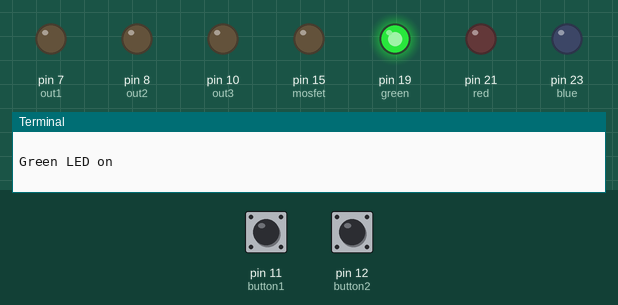
This program was run on a simulated Raspberry Pi (header pin numbers). Shown: output pins drawn as LEDs (lit = HIGH), the last lines printed to the terminal. Inputs (shaded band) come from the test bench; at power-on: pin 11 (button1) LOW, pin 12 (button2) LOW.

Above: at 0.1 s.
At 2.1 s:
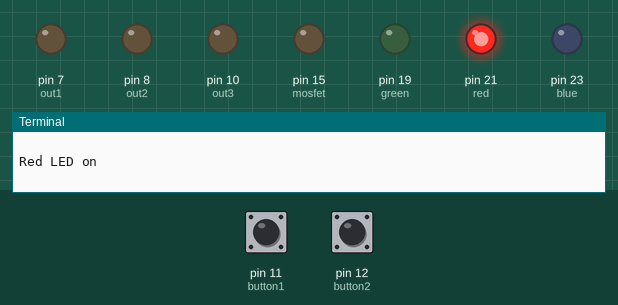
At 14.4 s:
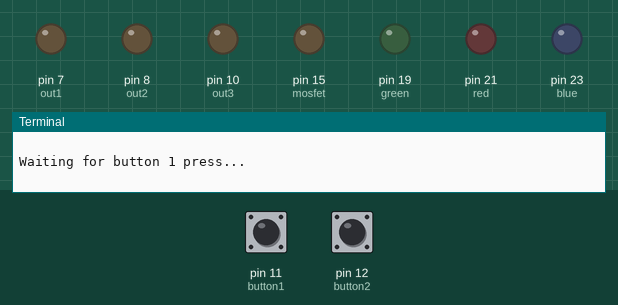
14.5 s: pin 11 (button1) pulled HIGH for 0.3 s
Timing chart, 0 to 17.5 s (numbered marks = the images above; inputs shaded):
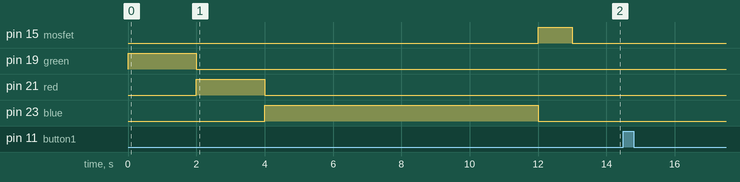

The program:

all_py3.py
```python
import smbus
import time
from time import sleep
import os
import subprocess
import RPi.GPIO as GPIO

GPIO.setmode (GPIO.BOARD) #BCM uses the GPIO numbers while BOARD uses the actual pin number
GPIO.setwarnings (False)

red = 21
green = 19
blue = 23
mosfet = 15
button1 = 11
button2 = 12
button3 = 13
out1 = 7
out2 = 8
out3 = 10

GPIO.setup(red,GPIO.OUT)
GPIO.setup(green,GPIO.OUT)
GPIO.setup(blue,GPIO.OUT)
GPIO.setup(out1,GPIO.OUT)
GPIO.setup(out2,GPIO.OUT)
GPIO.setup(out3,GPIO.OUT)
GPIO.setup(mosfet,GPIO.OUT)
GPIO.setup(button1, GPIO.IN, pull_up_down=GPIO.PUD_DOWN)
GPIO.setup(button2, GPIO.IN, pull_up_down=GPIO.PUD_DOWN)
GPIO.setup(button3, GPIO.IN, pull_up_down=GPIO.PUD_DOWN)

print ("*~*~* Start testing LEDs *~*~*\n")

SLEEP_TIME = 2

print ("Green LED on\n")
GPIO.output(green,GPIO.HIGH)
time.sleep(SLEEP_TIME)
print ("Green LED off\n")
GPIO.output(green,GPIO.LOW)

print ("Red LED on\n")
GPIO.output(red,GPIO.HIGH)
time.sleep(SLEEP_TIME)
print ("Red LED off\n")
GPIO.output(red,GPIO.LOW)

print ("Blue LED on\n")
GPIO.output(blue,GPIO.HIGH)
time.sleep(SLEEP_TIME)
print ("Blue LED off\n")
GPIO.output(blue,GPIO.LOW)

print ("Out 1 on\n")
GPIO.output(blue,GPIO.HIGH)
time.sleep(SLEEP_TIME)
print ("Out 1 off\n")
GPIO.output(blue,GPIO.LOW)

print ("Out 2 on\n")
GPIO.output(blue,GPIO.HIGH)
time.sleep(SLEEP_TIME)
print ("Out 2 off\n")
GPIO.output(blue,GPIO.LOW)

print ("Out 3 on\n")
GPIO.output(blue,GPIO.HIGH)
time.sleep(SLEEP_TIME)
print ("Out 3 off\n")
GPIO.output(blue,GPIO.LOW)

print ("\n")
print ("Finished testing LEDs!\n")
#print ("\n")

print ("*~*~* Start testing MOSFET *~*~*\n")
print ("\n")

print ("MOSFET on\n")
GPIO.output(mosfet,GPIO.HIGH)
time.sleep(1)
print ("MOSFET off\n")
GPIO.output(mosfet,GPIO.LOW)

#print ("\n")
print ("Finished testing MOSFET!\n")
print ("\n")

print ("*~*~* Starting button tests *~*~*\n")
print ("\n")

print ("Waiting for button 1 press...\n")
while GPIO.input(button1) == False:
    time.sleep(0.1)

print ("Button 1 pressed!\n")

print ("\n")
print ("Waiting for button 2 press...\n")
while GPIO.input(button2) == False:
    time.sleep(0.1)

print ("Button 2 pressed!\n")

print ("\n")
print ("Waiting for button 3 press...\n")
while GPIO.input(button3) == False:
    time.sleep(0.1)

print ("Button 3 pressed!\n")

print ("\n")
print ("Finished testing buttons!\n")
print ("\n")

#I2C testing code
#SCL = 5
#SDA = 3
# TO BE RUN ONLY WHEN YOU HAVE AN I2C DHT22 CONNECTED ON THE I2C LINES!

DEVICE = 0x5C #device I2C address
bus = smbus.SMBus(1)
def readdata(addr=DEVICE):
  #read 5 bytes of data from the device address (0x05C) starting from an offset of zero
  data = bus.read_i2c_block_data(addr,0x00, 5)
  print ("Humidity = " + str(data[0]) + "." + str(data[1]) + "%")
  print ("Temperature : " + str(data[2]) + "." + str(data[3]) + "C")
  if (data[0] + data[1] + data[2] + data[3] == data[4]):
    print ("checksum is correct")
  else:
    print ("checksum is incorrect")

#if __name__=="__main__":
readdata()

# RTC Testing
# First add dtoverlay=i2c-rtc,mcp7940x in /boot/config.txt
# Then reboot and disable the fake-hwclock
# Then try sudo hwclock -r to read from the RTC

print ("*~*~* Start testing RTC *~*~*\n")
# print ("")
subprocess.call(["sudo", "hwclock", "--systohc"])
subprocess.call(["sudo", "hwclock", "-r", "--verbose"])

print ("\n")
print ("Finished testing RTC!\n")
# print ("")
```
